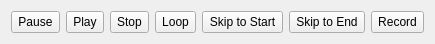
<?xml version="1.0" encoding="UTF-8"?>
<ui version="4.0">
 <class>TransportToolbar</class>
 <widget class="QWidget" name="TransportToolbar">
  <property name="geometry">
   <rect>
    <x>0</x>
    <y>0</y>
    <width>272</width>
    <height>44</height>
   </rect>
  </property>
  <property name="windowTitle">
   <string>Transport Toolbar</string>
  </property>
  <layout class="QHBoxLayout" name="horizontalLayout_2">
   <item>
    <widget class="QToolButton" name="pause">
     <property name="sizePolicy">
      <sizepolicy hsizetype="Expanding" vsizetype="Expanding">
       <horstretch>0</horstretch>
       <verstretch>0</verstretch>
      </sizepolicy>
     </property>
     <property name="text">
      <string>Pause</string>
     </property>
     <property name="icon">
      <iconset theme="media-playback-pause"/>
     </property>
    </widget>
   </item>
   <item>
    <widget class="QToolButton" name="play">
     <property name="sizePolicy">
      <sizepolicy hsizetype="Expanding" vsizetype="Expanding">
       <horstretch>0</horstretch>
       <verstretch>0</verstretch>
      </sizepolicy>
     </property>
     <property name="text">
      <string>Play</string>
     </property>
     <property name="icon">
      <iconset theme="media-playback-start"/>
     </property>
    </widget>
   </item>
   <item>
    <widget class="QToolButton" name="stop">
     <property name="sizePolicy">
      <sizepolicy hsizetype="Expanding" vsizetype="Expanding">
       <horstretch>0</horstretch>
       <verstretch>0</verstretch>
      </sizepolicy>
     </property>
     <property name="text">
      <string>Stop</string>
     </property>
     <property name="icon">
      <iconset theme="media-playback-stop"/>
     </property>
    </widget>
   </item>
   <item>
    <widget class="QToolButton" name="loop">
     <property name="sizePolicy">
      <sizepolicy hsizetype="Expanding" vsizetype="Expanding">
       <horstretch>0</horstretch>
       <verstretch>0</verstretch>
      </sizepolicy>
     </property>
     <property name="text">
      <string>Loop</string>
     </property>
     <property name="icon">
      <iconset theme="media-playlist-repeat"/>
     </property>
    </widget>
   </item>
   <item>
    <widget class="QToolButton" name="skipToStart">
     <property name="sizePolicy">
      <sizepolicy hsizetype="Expanding" vsizetype="Expanding">
       <horstretch>0</horstretch>
       <verstretch>0</verstretch>
      </sizepolicy>
     </property>
     <property name="text">
      <string>Skip to Start</string>
     </property>
     <property name="icon">
      <iconset theme="media-skip-backward"/>
     </property>
    </widget>
   </item>
   <item>
    <widget class="QToolButton" name="skipToEnd">
     <property name="sizePolicy">
      <sizepolicy hsizetype="Expanding" vsizetype="Expanding">
       <horstretch>0</horstretch>
       <verstretch>0</verstretch>
      </sizepolicy>
     </property>
     <property name="text">
      <string>Skip to End</string>
     </property>
     <property name="icon">
      <iconset theme="media-skip-forward"/>
     </property>
    </widget>
   </item>
   <item>
    <widget class="QToolButton" name="record">
     <property name="sizePolicy">
      <sizepolicy hsizetype="Expanding" vsizetype="Expanding">
       <horstretch>0</horstretch>
       <verstretch>0</verstretch>
      </sizepolicy>
     </property>
     <property name="text">
      <string>Record</string>
     </property>
     <property name="icon">
      <iconset theme="media-record"/>
     </property>
    </widget>
   </item>
  </layout>
 </widget>
 <resources/>
 <connections/>
</ui>
